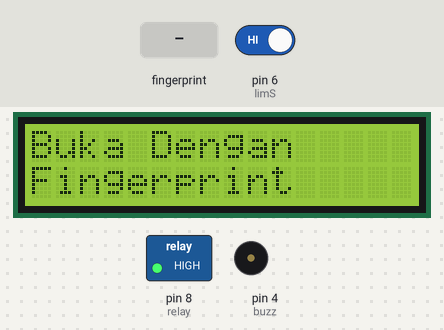
Simulated run of this sketch. Board: Arduino Uno, built with avr-gcc and run on an emulated ATmega328P. Parts: 16×2 character LCD, switched loads named in the sketch (green lamp = pin HIGH), buzzer (waves = sounding, pin HIGH). The test bench sets the inputs (shaded band); at power-on: pin 6 (limS) HIGH. What the sketch prints to the serial monitor is not drawn.

Above: at 2.2 s.
2.3 s: pin 6 (limS) driven LOW
At 2.7 s:
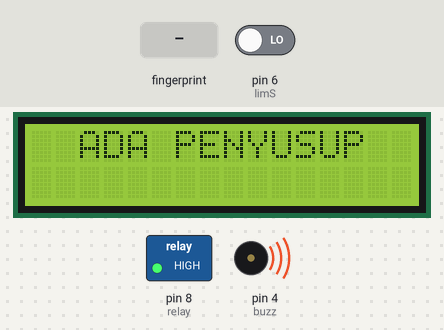
3.9 s: finger stored as number 1 placed on the sensor
At 5.1 s:
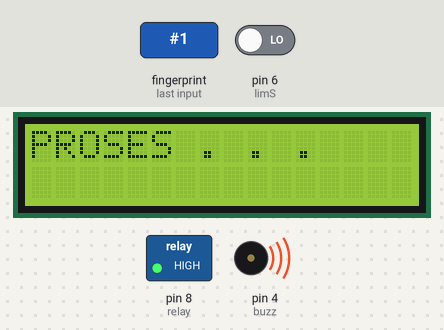
At 10.3 s:
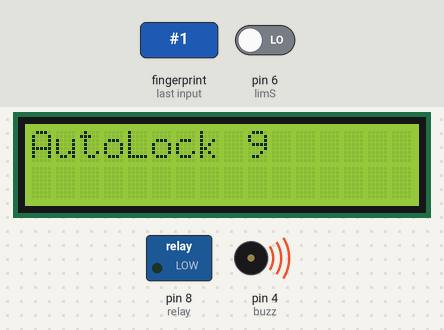
Timing chart, 0 to 11.8 s (numbered marks = the images above; inputs shaded):
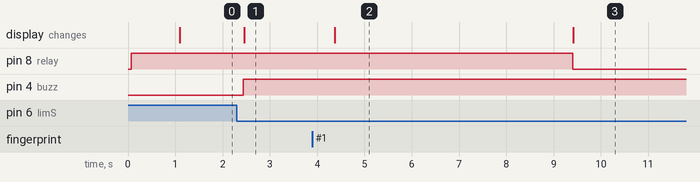

Measured:
- after the input at 2.3 s, pin 4 (buzz): LOW → HIGH after 0.13 s; the display: changes after 0.15 s (image 1)
- after the input at 3.9 s, pin 8 (relay): HIGH → LOW after 5.5 s; the display: changes after 0.48 s (image 2)
- what the display in image 2 shows lasts 5.0 s, from 4.4 s to 9.4 s

The sketch:

program_utama.ino
```cpp
#include <Adafruit_Fingerprint.h>
#include <SPI.h>
#include <Wire.h>
#include <LiquidCrystal_I2C.h>
#include <SoftwareSerial.h>

//------------------------------------lcd keypad------------------------------------

// Set the LCD address to 0x27 for a 16 chars and 2 line display
LiquidCrystal_I2C lcd(0x27, 16, 2);


SoftwareSerial mySerial(2, 3); //Inisialisasi serial RX TX modul fingerprint
SoftwareSerial espcam(9,10);
int buzz = 4;
int relay = 8;

int val, limS = 6;

bool keamanan = true;

Adafruit_Fingerprint finger = Adafruit_Fingerprint(&mySerial);

void setup() {
  Serial.begin(115200);
  //-----------------------------------------espcam--------------------------
  espcam.begin(9600);

  //-------------------------------------LCD---------------------------------
  lcd.begin();
  lcd.backlight();

  //-----------------------------------------buz,rel,LS--------------------------
  pinMode(buzz, OUTPUT);
  pinMode(relay, OUTPUT);
  pinMode(limS, INPUT);
  digitalWrite(relay, HIGH);
  //-----------------------------------------fingerprint--------------------------
  Serial.println("nnAdafruit finger detect test");
  // set the data rate for the sensor serial port
  finger.begin(57600);
  lcd.clear();
  lcd.setCursor(0, 0);

  lcd.print("Buka Dengan ");
  lcd.setCursor(0, 1);
  lcd.print("Fingerprint");

}

void loop() {

  getFingerprintID();

  val = digitalRead(limS);
  Serial.println(val);
  if (keamanan == true && val == 0){
    digitalWrite(buzz, HIGH);
    lcd.clear();
    lcd.setCursor(2, 0);
    lcd.print("ADA PENYUSUP");
    espcam.write("photo");
  }else{
    digitalWrite(buzz, LOW);
  }
  delay(100);

}

//------------------------------------------------------------
uint8_t getFingerprintID() {
    uint8_t p = finger.getImage();
    switch (p) {
        case FINGERPRINT_OK:
            Serial.println("Image taken");
            break;
        case FINGERPRINT_NOFINGER:
            Serial.println("No finger detected");
            return p;
        case FINGERPRINT_PACKETRECIEVEERR:
            Serial.println("Communication error");
            return p;
        case FINGERPRINT_IMAGEFAIL:
            Serial.println("Imaging error");
            return p;
        default:
            Serial.println("Unknown error");
            return p;
    }

    // OK success!

    p = finger.image2Tz();
    switch (p) {
        case FINGERPRINT_OK:
            Serial.println("Image converted");
            break;
        case FINGERPRINT_IMAGEMESS:
            Serial.println("Image too messy");
            return p;
        case FINGERPRINT_PACKETRECIEVEERR:
            Serial.println("Communication error");
            return p;
        case FINGERPRINT_FEATUREFAIL:
            Serial.println("Could not find fingerprint features");
            return p;
        case FINGERPRINT_INVALIDIMAGE:
            Serial.println("Could not find fingerprint features");
            return p;
        default:
            Serial.println("Unknown error");
            return p;
    }

    // OK converted!---------------------------------------------
    p = finger.fingerFastSearch();
    if (p == FINGERPRINT_OK) { //jika fingerprint terdeteksi
        Serial.println("Found a print match!");
        lcd.clear();
        lcd.setCursor(0, 0);
        lcd.print("PROSES . . .");
        espcam.write("photo");
        delay(5000);
        keamanan = false;
        lcd.clear();
        lcd.setCursor(0, 0);
        lcd.print("BERHASIL");
        lcd.setCursor(0, 1);
        lcd.print("TERIDENTIFIKASI");
        digitalWrite(relay, LOW);
        lcd.clear();
        lcd.setCursor(0, 0);
        lcd.print("AutoLock ");
        for (int i = 9; i > 0; i--) {
            lcd.setCursor(9, 0);
            lcd.print(i);
            delay(3000);
        }
        digitalWrite(relay, HIGH);
        lcd.clear();
        lcd.setCursor(0, 0);
        lcd.print("Buka Dengan ");
        lcd.setCursor(0, 1);
        lcd.print("Fingerprint");
        keamanan = true;

    } else if (p == FINGERPRINT_PACKETRECIEVEERR) {
        Serial.println("Communication error");
        return p;
    } else if (p == FINGERPRINT_NOTFOUND) { //jika fingerprint salah
        Serial.println("Did not find a match");
        lcd.clear();
        lcd.setCursor(0, 0);
        lcd.print("TIDAK ");
        lcd.setCursor(0, 1);
        lcd.print("TERIDENTIFIKASI");
        espcam.write("photo");
        delay(1000);
        lcd.clear();
        lcd.setCursor(0, 0);
        lcd.print("COBA LAGI");
        delay(2000);
        return p;
    } else {
        Serial.println("Unknown error");
        lcd.clear();
        lcd.setCursor(0, 0);
        lcd.print("??");
        delay(100);
        return p;
    }
    return finger.fingerID;
}
//-----------------------------------------------------------------------------
```
